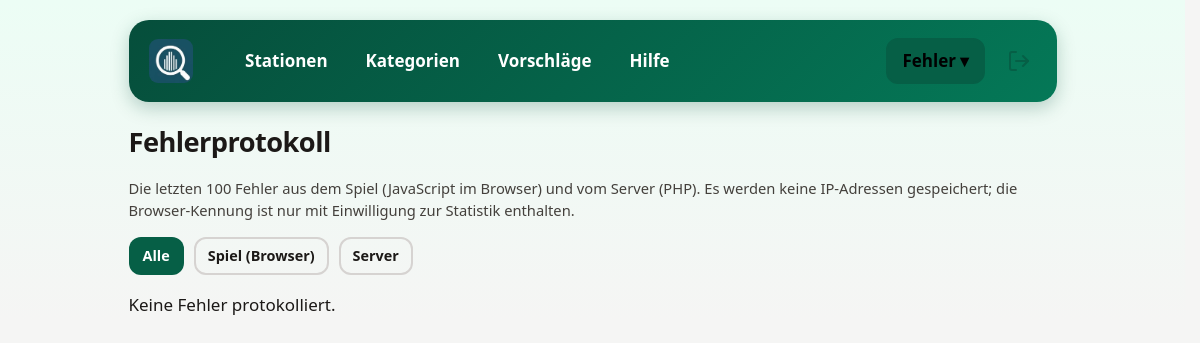
The app's page /admin/errors.php (signed in), older data.
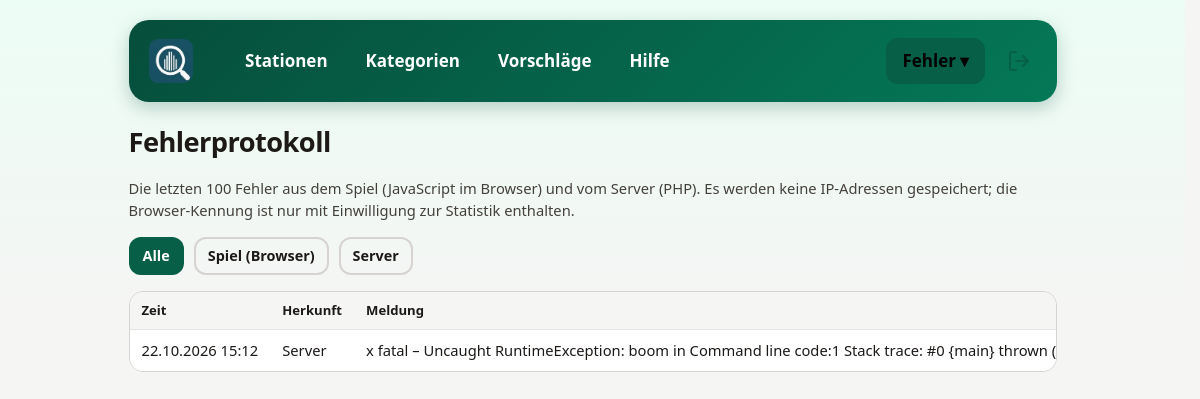
The same page, newer data.
### tables this page shows
CREATE TABLE client_errors (
    id INTEGER PRIMARY KEY AUTOINCREMENT,
    origin TEXT NOT NULL DEFAULT 'client',
    player_id TEXT,
    message TEXT NOT NULL,
    source TEXT,
    stack TEXT,
    url TEXT,
    user_agent TEXT,
    created_at TEXT NOT NULL
);

### includes/config.php (called while the page is built, shortened)
<?php
function config(string $key = null)
{
    static $config = null;
    if ($config === null) {
        $root = dirname(__DIR__);
        $config = [
            'root' => $root,
            'db_path' => $root . '/data/game.sqlite',
            'schema_path' => $root . '/setup/schema.sql',
            'upload_dir' => $root . '/uploads',
            'upload_url' => 'uploads',
            'upload_max_bytes' => 8 * 1024 * 1024,
            'upload_max_edge' => 4000,
            'session_name' => 'muenster_admin',
            'session_timeout' => 300,
            'login_max_attempts' => 5,
            'login_window' => 900,
            'suggest_max_per_hour' => 5,
            'allow_http_links' => true,
            'timezone' => 'Europe/Berlin',
            'debug' => false,
        ];
        $local = __DIR__ . '/config.local.php';
        if (is_file($local)) {
            $config = array_merge($config, (array) require $local);
        }
        date_default_timezone_set($config['timezone']);
    }
    return $key === null ? $config : $config[$key];
}

### includes/config.local.php (called while the page is built)
<?php return ['debug' => true];

### includes/database.php (called while the page is built, shortened)
<?php
require_once __DIR__ . '/config.php';
function db(): PDO
{
    static $pdo = null;
    if ($pdo === null) {
        $path = config('db_path');
        $isNew = !is_file($path);
        $pdo = new PDO('sqlite:' . $path, null, null, [
            PDO::ATTR_ERRMODE => PDO::ERRMODE_EXCEPTION,
            PDO::ATTR_DEFAULT_FETCH_MODE => PDO::FETCH_ASSOC,
            PDO::ATTR_EMULATE_PREPARES => false,
        ]);
        $pdo->exec('PRAGMA foreign_keys = ON');
        $pdo->exec('PRAGMA busy_timeout = 5000');
        $pdo->exec((string) file_get_contents(config('schema_path')));
        $stationColumns = $pdo->query('PRAGMA table_info(stations)')->fetchAll(PDO::FETCH_COLUMN, 1);
        $errorColumns = $pdo->query('PRAGMA table_info(client_errors)')->fetchAll(PDO::FETCH_COLUMN, 1);
        $adminColumns = $pdo->query('PRAGMA table_info(admins)')->fetchAll(PDO::FETCH_COLUMN, 1);
    }
    return $pdo;
}

### admin/errors.php (the view, shortened to what this page needs)
<?php
require __DIR__ . '/_bootstrap.php';
$admin = require_admin();
$origins = ['' => 'Alle', 'client' => 'Spiel (Browser)', 'server' => 'Server'];
$origin = is_string($_GET['origin'] ?? null) && isset($origins[$_GET['origin']]) ? $_GET['origin'] : '';
$statement = db()->prepare('SELECT origin, created_at, message, source, stack, url, user_agent FROM client_errors WHERE (? = \'\' OR origin = ?) ORDER BY id DESC LIMIT 100');
$statement->execute([$origin, $origin]);
$errors = $statement->fetchAll();
admin_header('Fehlerprotokoll', $admin);
?>
<h1 class="admin-title">Fehlerprotokoll</h1>
<p class="task-intro">Die letzten 100 Fehler aus dem Spiel (JavaScript im Browser) und vom Server (PHP). Es werden keine IP-Adressen gespeichert; die Browser-Kennung ist nur mit Einwilligung zur Statistik enthalten.</p>
<nav class="admin-toolbar" aria-label="Herkunft">
  <?php foreach ($origins as $value => $label): ?>
    <a class="btn small<?= $value === $origin ? '' : ' secondary' ?>" href="errors.php<?= $value === '' ? '' : '?origin=' . $value ?>"<?= $value === $origin ? ' aria-current="true"' : '' ?>><?= h($label) ?></a>
  <?php endforeach; ?>
</nav>
<?php if (!$errors): ?>
  <p>Keine Fehler protokolliert.</p>
<?php else: ?>
  <div class="stat-table-wrap"><table class="stat-table">
    <thead><tr><th>Zeit</th><th>Herkunft</th><th>Meldung</th><th>Ort</th><th>Seite</th><th>Browser</th></tr></thead>
    <tbody>
    <?php foreach ($errors as $e): ?>
      <tr>
        <td><?= h(date('d.m.Y H:i', (int) strtotime($e['created_at']))) ?></td>
        <td><?= $e['origin'] === 'server' ? 'Server' : 'Spiel' ?></td>
        <td><?= h($e['message']) ?><?php if ($e['stack']): ?><details><summary>Stack</summary><pre><?= h($e['stack']) ?></pre></details><?php endif; ?></td>
      </tr>
    <?php endforeach; ?>
    </tbody>
  </table></div>
<?php endif; ?>
<?php admin_footer();

### admin/_bootstrap.php (shortened to what this page needs)
<?php
require_once __DIR__ . '/../includes/config.php';
require_once __DIR__ . '/../includes/database.php';
function h($value): string
{
    return htmlspecialchars((string) $value, ENT_QUOTES | ENT_SUBSTITUTE, 'UTF-8');
}
function admin_header(string $title, ?array $admin = null, string $extraHead = ''): void
{
    $current = basename((string) ($_SERVER['SCRIPT_NAME'] ?? ''));
    $nav = [
        'index.php' => ['Stationen', ['index.php', 'station-edit.php']],
        'categories.php' => ['Kategorien', ['categories.php', 'category-edit.php']],
        'suggestions.php' => ['Vorschläge', ['suggestions.php']],
        'help.php' => ['Hilfe', ['help.php']],
    ];
    $menu = [
        'statistics.php' => ['Statistik', ['statistics.php']],
        'errors.php' => ['Fehler', ['errors.php']],
        'settings.php' => ['Einstellungen', ['settings.php']],
        'admins.php' => ['Admins', ['admins.php', 'password.php']],
    ];
    echo '<!doctype html><html lang="de"><head><meta charset="utf-8">',
        '<meta name="viewport" content="width=device-width, initial-scale=1">',
        '<meta name="color-scheme" content="light dark">',
        '<meta name="robots" content="noindex,nofollow">',
        '<title>', h($title), ' – Admin Münster unvermutet</title>',
        '<link rel="stylesheet" href="admin.css">', $extraHead, '</head><body><div class="page">';
    echo '<header class="hero"><div class="admin-bar"><a class="admin-brand" href="index.php"><img src="../MS_Rathhaus_Logo.jpg" alt="Münster unvermutet"></a>';
    if ($admin) {
        echo '<nav class="admin-nav" aria-label="Hauptnavigation">';
        foreach ($nav as $href => [$label, $pages]) {
            echo '<a href="', $href, '"', in_array($current, $pages, true) ? ' aria-current="page"' : '', '>', $label, '</a>';
        }
        $menuLabel = 'Einstellungen';
        $menuActive = false;
        $items = '';
        foreach ($menu as $href => [$label, $pages]) {
            $active = in_array($current, $pages, true);
            if ($active) {
                $menuLabel = $label;
                $menuActive = true;
            }
            $items .= '<a href="' . $href . '"' . ($active ? ' aria-current="page"' : '') . '>' . $label . '</a>';
        }
        echo '<div class="nav-menu"><button type="button" class="nav-menu-toggle"', $menuActive ? ' aria-current="page"' : '',
            ' aria-haspopup="true">', $menuLabel, ' <span aria-hidden="true">▾</span></button><div class="nav-menu-list">', $items, '</div></div>';
        echo '</nav><div class="admin-user">',
            '<form method="post" action="logout.php">', csrf_field(),
            '<button class="logout-btn" title="Abmelden" aria-label="Abmelden"><svg viewBox="0 0 24 24" width="24" height="24" fill="none" stroke="currentColor" stroke-width="2" stroke-linecap="round" stroke-linejoin="round" aria-hidden="true"><path d="M9 21H5a2 2 0 0 1-2-2V5a2 2 0 0 1 2-2h4"/><path d="M16 17l5-5-5-5"/><path d="M21 12H9"/></svg></button></form></div>';
    }
    echo '</div></header><main>';
}
function admin_footer(): void
{
    echo '</main></div></body></html>';
}

### admin/admin.css (style rules this page uses)
:root { font-family: system-ui, -apple-system, 'Segoe UI', sans-serif; color-scheme: light dark; --green: #065f46; --green-dark: #064e3b; --green-soft: #ecfdf5; --ink: #1c1917; --muted: #44403c; --bg: #f5f5f4; --bg-top: #ecfdf5; --surface: #fff; --surface-alt: #f5f5f4; --border: #d6d3d1; --border-soft: #e7e5e4; --link: #065f46; --focus: #f59e0b; --danger: #b91c1c; --danger-soft: #fee2e2; --ok-soft: #d1fae5; --hero-from: #064e3b; --hero-to: #047857; --hero-text: #d1fae5; --cat: #065f46; --cat-soft: #ecfdf5; --shadow: rgba(6, 78, 59, 0.25); }
* { box-sizing: border-box; }
body { margin: 0; background: linear-gradient(180deg, var(--bg-top) 0, var(--bg) 320px) no-repeat var(--bg); color: var(--ink); font-size: 1.0625rem; line-height: 1.5; }
a { color: var(--link); }
html { scrollbar-gutter: stable; overflow-y: scroll; }
main { animation: page-fade-in 0.2s ease-out; }
.page { max-width: 960px; margin: 0 auto; padding: 20px 16px 48px; }
.hero { background: linear-gradient(135deg, var(--hero-from), var(--hero-to)); color: #fff; border-radius: 20px; padding: 18px 20px; box-shadow: 0 6px 18px var(--shadow); margin-bottom: 20px; }
.hero h1, .hero .admin-brand { margin: 0; font-size: 1.4rem; letter-spacing: -0.02em; color: inherit; }
.admin-bar { display: flex; align-items: center; gap: 10px 16px; }
.admin-nav { display: flex; flex: 1; gap: 6px; margin-left: 20px; }
.admin-nav .nav-menu { margin-left: auto; }
.admin-nav a, .nav-menu-toggle { color: inherit; text-decoration: none; font: inherit; font-weight: 700; min-height: 0; padding: 8px 14px; border-radius: 12px; border: 2px solid transparent; background: transparent; display: inline-flex; align-items: center; gap: 4px; cursor: pointer; transform: none; }
.admin-nav a[aria-current='page'], .nav-menu-toggle[aria-current='page'] { background: var(--green); color: #000; border-color: var(--green); }
.nav-menu { position: relative; }
.admin-brand { display: inline-flex; }
.admin-brand img { height: 44px; width: auto; border-radius: 9px; display: block; }
.logout-btn { background: transparent; color: var(--green); border: 0; min-height: 0; padding: 6px; border-radius: 12px; }
.admin-user { display: flex; align-items: center; gap: 10px; font-size: 0.9rem; }
.admin-user form { margin: 0; }
h1.admin-title { font-size: 1.7rem; letter-spacing: -0.02em; margin: 0 0 4px; color: var(--ink); }
.admin-toolbar { display: flex; flex-wrap: wrap; gap: 10px; align-items: center; margin: 16px 0; }
button, .btn { cursor: pointer; font: inherit; font-size: 1rem; font-weight: 600; min-height: 44px; padding: 10px 18px; border-radius: 12px; border: 2px solid transparent; text-decoration: none; display: inline-flex; align-items: center; justify-content: center; gap: 6px; background: var(--green); color: #fff; transition: transform 0.18s ease, background-color 0.18s ease; }
button.secondary, .btn.secondary, .back-button { background: transparent; color: var(--ink); border-color: var(--border); font-weight: 700; }
button.small, .btn.small { min-height: 36px; padding: 6px 12px; font-size: 0.9rem; }
.task-intro, .muted { color: var(--muted); font-size: 0.92rem; }
.stat-table-wrap { overflow-x: auto; margin: 0 0 12px; border: 1px solid var(--border); border-radius: 14px; background: var(--surface); }
.stat-table { width: 100%; border-collapse: collapse; font-size: 0.92rem; }
.stat-table th, .stat-table td { padding: 9px 12px; text-align: left; border-bottom: 1px solid var(--border-soft); white-space: nowrap; }
.stat-table th { background: var(--surface-alt); font-size: 0.82rem; }
.stat-table tbody tr:last-child td { border-bottom: 0; }

Row changes from the older to the newer data that the page shows:
added client_errors: created_at "22.10.2026 15:12", origin "Server", message "x fatal – Uncaught RuntimeException: boom in Command line code:1 Stack trace: #0 {main} thrown…"
Text that changed along with them:
text no longer shown: "Keine Fehler protokolliert."
text now shown: "Zeit Herkunft Meldung"
